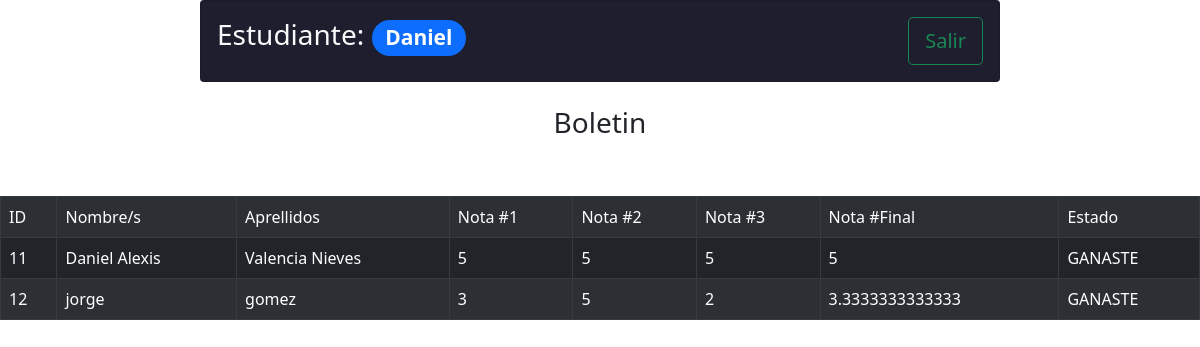
Page /modules/boletin_estu.php (signed in) on the committed database.
### tables this page shows
CREATE TABLE `estudiante` (
  `id_estudiante` int(11) NOT NULL,
  `foto` varchar(300) NOT NULL,
  `nombre_estudiante` varchar(50) NOT NULL,
  `apellidos_estudiante` varchar(50) NOT NULL,
  `nota_uno` int(11) NOT NULL,
  `nota_dos` int(11) NOT NULL,
  `nota_tres` int(11) NOT NULL
);

### modules/boletin_estu.php (the view, shortened to what this page needs)
<?php
include_once("../db/conexion.php");
$sentencia = $db->query("SELECT * FROM estudiante;");
$estudiantes = $sentencia->fetchAll(PDO::FETCH_OBJ);
?>
<!DOCTYPE html>
<html lang="en">
<head>
    <link rel="stylesheet" href="../bootstrap/css/bootstrap.min.css">
    <link rel="stylesheet" href="../css/styles.css">
</head>
<body>
    <header>
        <center>
            <div class="col-md-8 col-md-offset-2">
                <div class="card header">
                    <div class="card-body d-flex justify-content-between align-items-center text-light">
                        <h3>Estudiante: <span class="badge rounded-pill bg-primary"> <?php echo $_SESSION['nombre'] ?> </span></h3>
                        <a href="../db/salir.php" class="btn btn-outline-success btn-lg">Salir</a>
                    </div>
                </div>
            </div>
        </center>
    </header>
    <br>
    <h3 style="text-align: center;">Boletin</h3>
    <br><br>
    <table class="table table-dark table-striped table-bordered">
        <tr>
            <td>ID</td>
            <td>Nombre/s</td>
            <td>Aprellidos</td>
            <td>Nota #1</td>
            <td>Nota #2</td>
            <td>Nota #3</td>
            <td>Nota #Final</td>
            <td>Estado</td>
        </tr>
        <?php
        foreach ($estudiantes as $dato) {
        ?>
            <tr>
                <td><?php echo $dato->id_estudiante ?></td>
                <td><?php echo $dato->nombre_estudiante ?></td>
                <td><?php echo $dato->apellidos_estudiante ?></td>
                <td><?php echo $dato->nota_uno ?></td>
                <td><?php echo $dato->nota_dos ?></td>
                <td><?php echo $dato->nota_tres ?></td>
                <td><?php echo $final = ($dato->nota_uno + $dato->nota_dos + $dato->nota_tres) / 3 ?></td>
                <td><?php if ($final >= 3) {
                        echo "GANASTE";
                    } else {
                        echo "PERDISTE";
                    } ?></td>
            </tr>
        <?php
        }
        ?>
    </table>
</body>

### css/styles.css (style rules this page uses)
.header { background-color: #1e1e2e; }
body { background-image: url(../img/fondo.jpg); background-repeat: no-repeat; background-size: cover; }

### rows in the picture
estudiante: id_estudiante "11", nombre_estudiante "Daniel Alexis", apellidos_estudiante "Valencia Nieves", nota_uno "5", nota_dos "5", nota_tres "5", shows "GANASTE"
estudiante: id_estudiante "12", nombre_estudiante "jorge", apellidos_estudiante "gomez", nota_uno "3", nota_dos "5", nota_tres "2", $final = ($dato->nota_uno + $dato->nota_dos + $dato->nota_tres) / 3 "3.3333333333333", shows "GANASTE"

### other values in the picture
$_SESSION['nombre'] "Daniel"
